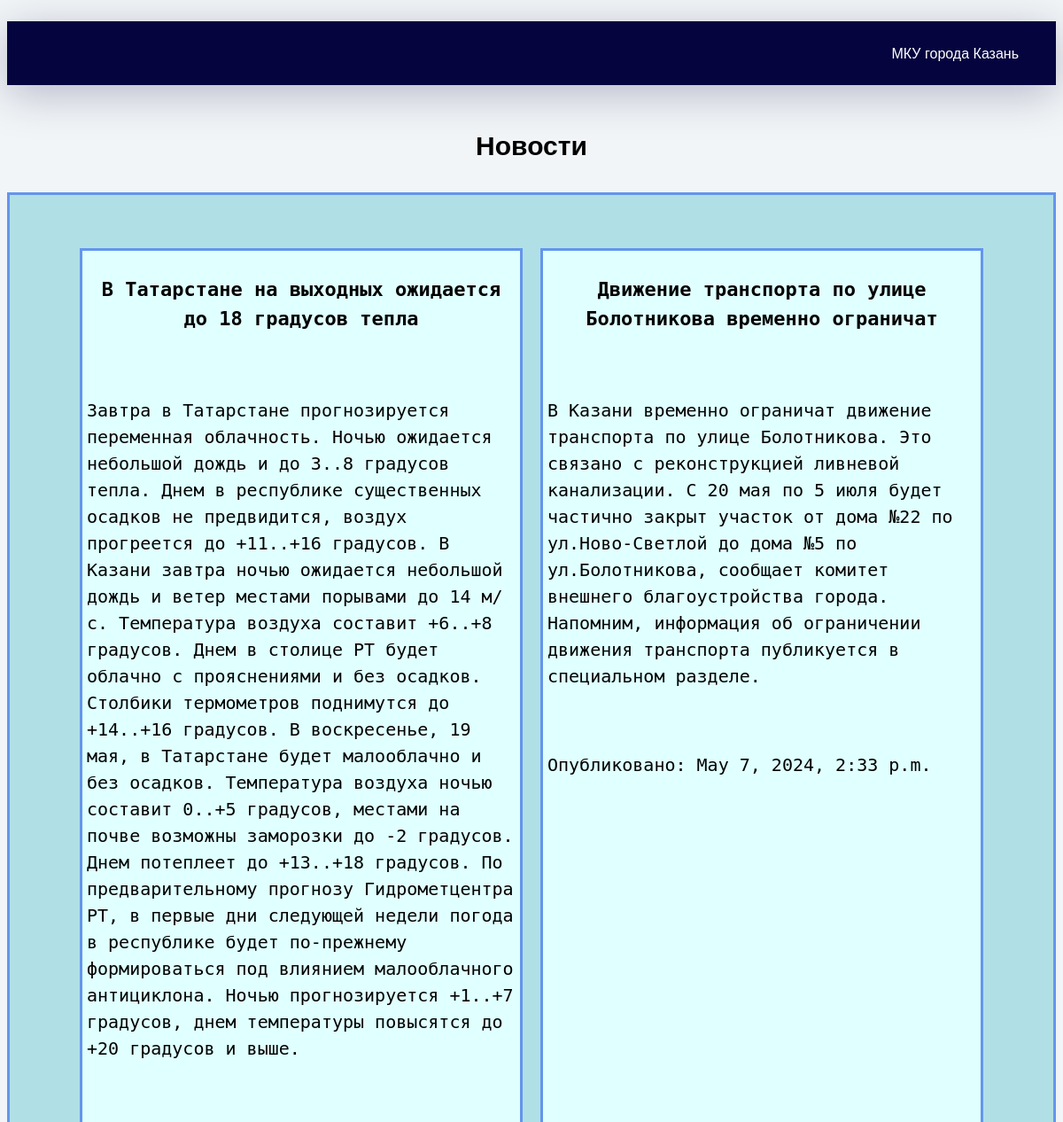
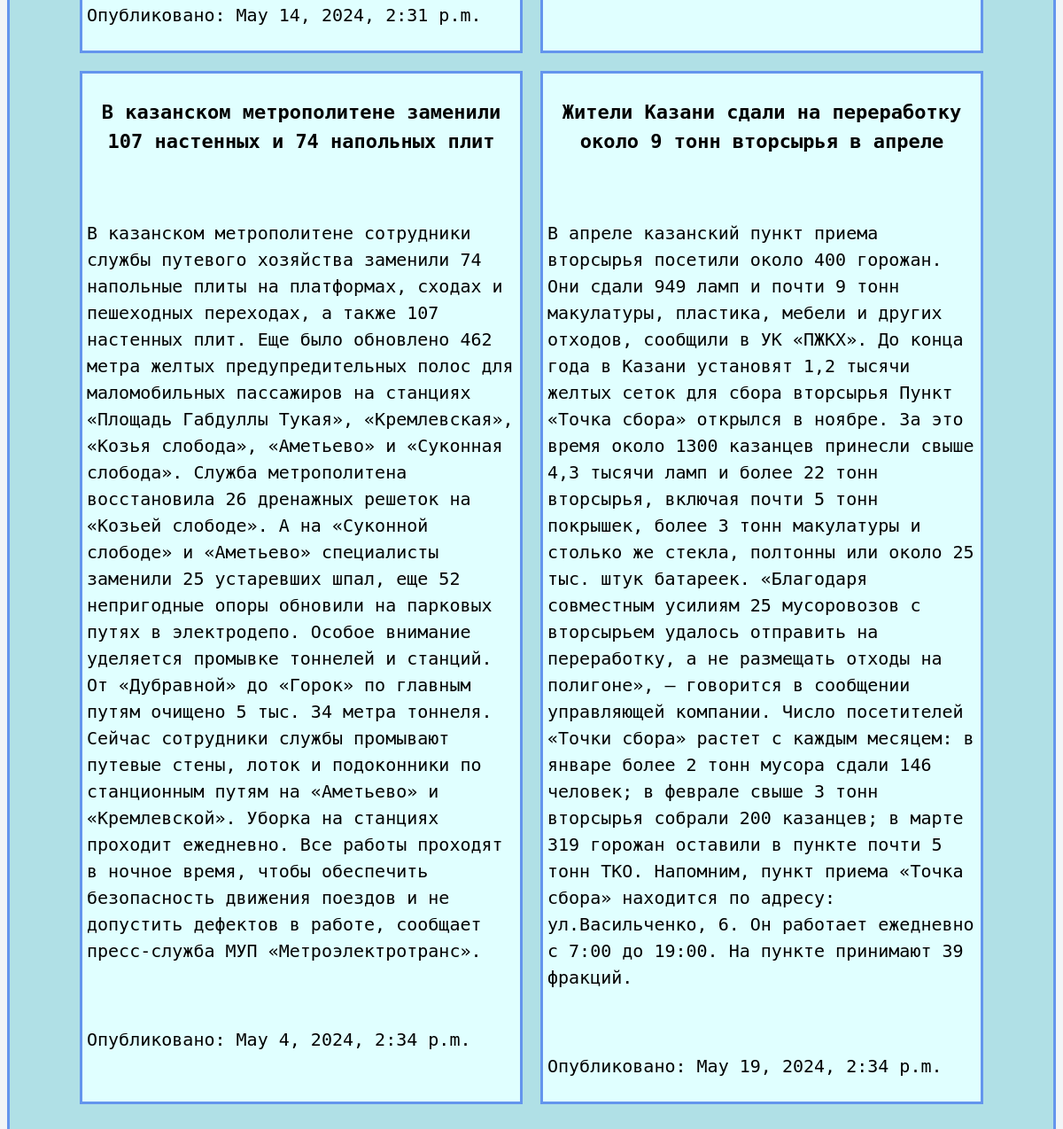
Screenshot of /news/news/ with the database file from the repository (2 pictures, top to bottom).
### news/models.py (models this page shows)
class News(models.Model):
    title = models.CharField(max_length=255)
    content = models.TextField()
    date_posted = models.DateTimeField(default=timezone.now)

### news/views.py (the view)
# urls.py: path('news/', include('news.urls')),
def news(request):
    news = News.objects.all()
    page_name = 'Новости'
    return render(request, "news.html", {'page_name': page_name,
                                                                'title': page_name,
                                                                'news': news})

### templates/news.html
{% extends "index.html" %}
{% block content %}
<h1 style=" text-align: center; font-size: 30px; margin-top: 30px; margin-bottom: 30px; margin-right: 0px">{{title}}</h1>
<div style=" border: solid cornflowerblue 3px; background-color: powderblue; padding-top: 50px; padding-bottom: 100px">
    <div style="display:flex;margin: auto;flex-direction: row;flex-wrap: wrap; justify-content: center;">
        {% for new in news %}
        <div class ="text" style ="margin: 10px; width: 500px; font-size: 20px; font-family: 'Consolas', 'Menlo', 'DejaVu Sans Mono', 'Bitstream Vera Sans Mono', monospace; border: solid cornflowerblue 3px; padding: 5px; background-color: lightcyan">
            <h3 style="text-align: center; font-weight: bold; font-size: 22px">{{new.title}}</h3>
            <br>
            <p>{{new.content}}</p>
            <br>
            <p>Опубликовано: {{new.date_posted}}</p>
        </div>
        {% endfor %}
    </div>
</div>
{% endblock %}

### templates/index.html (shortened to what this page needs)
{% load static %}
{% include 'header.html' %}
<!DOCTYPE html>
<html lang="en">
<head>
</head>
<body>
{% block content %}
{% endblock %}
</body>
</html>

### templates/header.html (shortened to what this page needs)
{% load static %}
<!DOCTYPE html>
<html lang="en" >
<head>
  <link rel="stylesheet" href="https://cdnjs.cloudflare.com/ajax/libs/meyer-reset/2.0/reset.min.css">
	<link rel="stylesheet" href="{% static 'css/style.css'%}">
</head>
<body>
<ul>
	<li>
		<a href="http://127.0.0.1:8000/news/">
		</a>
	</li>
	<li>
		<a href="http://127.0.0.1:8000/news/news/">
		</a>
	</li>
	<li>
		<a href="http://127.0.0.1:8000/news/about/">
		</a>
	</li>
	<li class="logo">
		<span>МКУ города Казань</span>
	</li>
</ul>
</body>
</html>

### news/static/css/style.css (style rules this page uses)
*, *:after, *:before { box-sizing: border-box; }
body { font-family: "Inter", sans-serif; line-height: 1.5; min-height: 100vh; display: flex; flex-direction: column; background-color: #f2f5f7; }
ul { list-style: none; background-color: #05043e; display: flex; padding: 0.75rem; box-shadow: 0 10px 50px 0 rgba(5, 4, 62, 0.25); }
li { margin-right: 130px; }
.logo { margin-left: auto; margin-right: 30px; margin-top: auto; margin-bottom: auto; color: white; }
a { color: #FFF; text-decoration: none; display: flex; align-items: center; justify-content: center; width: 3rem; height: 3rem; border-radius: 8px; position: relative; }

### rows the page displays
News: title "В Татарстане на выходных ожидается до 18 градусов тепла", content "Завтра в Татарстане прогнозируется переменная облачность. Ночью ожидается небольшой дождь и до 3..8 градусов тепла. Днем в республике существенных осадков не предвидится, воздух прогреется до +11..+16 градусов. В Казани завтра ночью ожидается небольшой дождь и ветер местами порывами до 14 м/с. Температура воздуха составит +6..+8 градусов. Днем в столице РТ будет облачно с прояснениями и без осадков. Столбики термометров поднимутся до +14..+16 градусов. В воскресенье, 19 мая, в Татарстане будет малооблачно и без осадков. Температура воздуха ночью составит 0..+5 градусов, местами на почве возможны заморозки до -2 градусов. Днем потеплеет до +13..+18 градусов. По предварительному прогнозу…", date_posted "May 14, 2024, 2:31 p.m."
News: title "Движение транспорта по улице Болотникова временно ограничат", content "В Казани временно ограничат движение транспорта по улице Болотникова. Это связано с реконструкцией ливневой канализации. С 20 мая по 5 июля будет частично закрыт участок от дома №22 по ул.Ново-Светлой до дома №5 по ул.Болотникова, сообщает комитет внешнего благоустройства города. Напомним, информация об ограничении движения транспорта публикуется в специальном разделе.", date_posted "May 7, 2024, 2:33 p.m."
News: title "В казанском метрополитене заменили 107 настенных и 74 напольных плит", content "В казанском метрополитене сотрудники службы путевого хозяйства заменили 74 напольные плиты на платформах, сходах и пешеходных переходах, а также 107 настенных плит. Еще было обновлено 462 метра желтых предупредительных полос для маломобильных пассажиров на станциях «Площадь Габдуллы Тукая», «Кремлевская», «Козья слобода», «Аметьево» и «Суконная слобода». Служба метрополитена восстановила 26 дренажных решеток на «Козьей слободе». А на «Суконной слободе» и «Аметьево» специалисты заменили 25 устаревших шпал, еще 52 непригодные опоры обновили на парковых путях в электродепо. Особое внимание уделяется промывке тоннелей и станций. От «Дубравной» до «Горок» по главным путям очищено 5 тыс. 34 метра…", date_posted "May 4, 2024, 2:34 p.m."
News: title "Жители Казани сдали на переработку около 9 тонн вторсырья в апреле", content "В апреле казанский пункт приема вторсырья посетили около 400 горожан. Они сдали 949 ламп и почти 9 тонн макулатуры, пластика, мебели и других отходов, сообщили в УК «ПЖКХ». До конца года в Казани установят 1,2 тысячи желтых сеток для сбора вторсырья Пункт «Точка сбора» открылся в ноябре. За это время около 1300 казанцев принесли свыше 4,3 тысячи ламп и более 22 тонн вторсырья, включая почти 5 тонн покрышек, более 3 тонн макулатуры и столько же стекла, полтонны или около 25 тыс. штук батареек. «Благодаря совместным усилиям 25 мусоровозов с вторсырьем удалось отправить на переработку, а не размещать отходы на полигоне», – говорится в сообщении управляющей компании. Число посетителей «Точки…", date_posted "May 19, 2024, 2:34 p.m."

### other values shown
{{ title }} "Новости"
